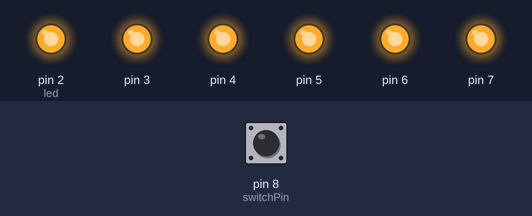
Bench run of a sketch on a simulated Arduino Uno, built with avr-gcc and run on an emulated ATmega328P. Parts: output pins drawn as LEDs (lit = HIGH). The inputs (shaded band) are chosen by the test bench; at power-on: pin 8 (switchPin) HIGH.

Above: at 5.9 s.
6.0 s: pin 8 (switchPin) pulled LOW for 3.2 s
At 6.12 s:
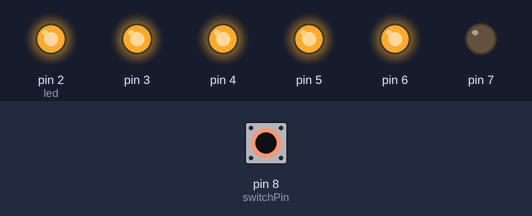
At 6.62 s:
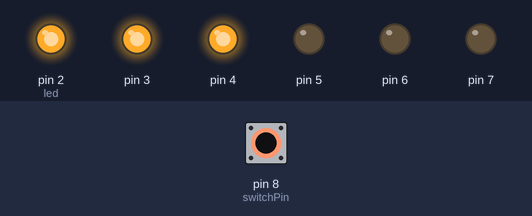
Timing chart, 0 to 13.5 s (numbered marks = the images above; inputs shaded):
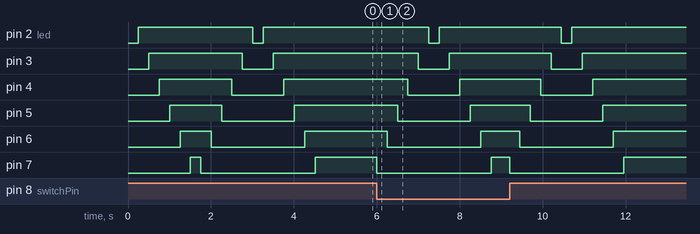

Measured:
- after the input at 6.0 s, pin 2 (led): alternates HIGH for 2.9 s and LOW for 0.25 s, 4 changes in all, then stays HIGH, starting after 1.3 s; pin 3: alternates HIGH for 2.4 s and LOW for 0.75 s, 4 changes in all, then stays HIGH, starting after 1.0 s

The sketch:

project8.ino
```cpp
const int switchPin = 8;
unsigned long prevTime = 0;
int switchState = 0;
int prevSwitchState = 0;
int led = 2;
long interval = 250;

void setup() {
  for(int x = 2; x < 8; x++)
  {
    pinMode(x, OUTPUT);
  }
  pinMode(switchPin, INPUT);
}

void restart(unsigned long currTime) {
    for(int x = 7; x >= 2; x--){
      digitalWrite(x, LOW);
      delay(interval);
    }
    led = 2;
    prevTime = currTime;
    prevSwitchState = switchState;
}

void loop() {
  unsigned long currTime = millis();
  if(currTime - prevTime > interval) {
    prevTime = currTime;
    digitalWrite(led, HIGH);
    led++;
    if(led == 9) {
      // end1
      // restart(currTime);
    }
  }
  switchState = digitalRead(switchPin);
  // restart
  if(switchState != prevSwitchState) {
    restart(currTime);
  }
}
```
